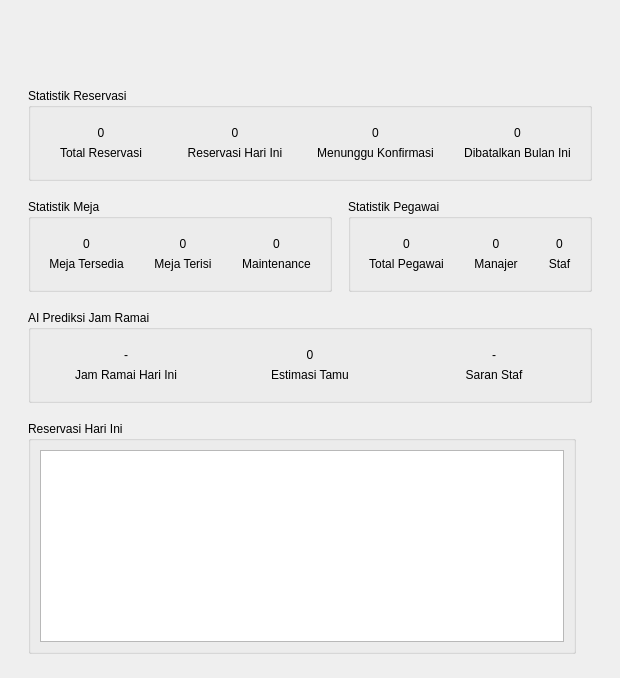
<?xml version="1.0" encoding="UTF-8"?>
<ui version="4.0">
 <class>ManagerDashboardPageUi</class>
 <widget class="QWidget" name="ManagerDashboardPageUi">
  <layout class="QVBoxLayout" name="main_layout">
   <property name="spacing"><number>18</number></property>
   <property name="leftMargin"><number>28</number></property>
   <property name="topMargin"><number>24</number></property>
   <property name="rightMargin"><number>28</number></property>
   <property name="bottomMargin"><number>24</number></property>
   <item><widget class="QLabel" name="header_label"><property name="objectName"><string>pageHeader</string></property></widget></item>
   <item><widget class="QLabel" name="date_label"><property name="objectName"><string>dateLabel</string></property></widget></item>
   <item>
    <widget class="QGroupBox" name="reservasi_group">
     <property name="title"><string>Statistik Reservasi</string></property>
     <layout class="QHBoxLayout" name="reservasi_layout">
      <property name="spacing"><number>12</number></property>
      <item><widget class="QFrame" name="card_total"><property name="objectName"><string>dashCard</string></property><layout class="QVBoxLayout"><item><widget class="QLabel" name="card_total_value"><property name="text"><string>0</string></property><property name="alignment"><set>Qt::AlignCenter</set></property><property name="objectName"><string>cardValue</string></property></widget></item><item><widget class="QLabel" name="card_total_title"><property name="text"><string>Total Reservasi</string></property><property name="alignment"><set>Qt::AlignCenter</set></property><property name="objectName"><string>cardTitle</string></property></widget></item></layout></widget></item>
      <item><widget class="QFrame" name="card_hari_ini"><property name="objectName"><string>dashCard</string></property><layout class="QVBoxLayout"><item><widget class="QLabel" name="card_hari_ini_value"><property name="text"><string>0</string></property><property name="alignment"><set>Qt::AlignCenter</set></property><property name="objectName"><string>cardValue</string></property></widget></item><item><widget class="QLabel" name="card_hari_ini_title"><property name="text"><string>Reservasi Hari Ini</string></property><property name="alignment"><set>Qt::AlignCenter</set></property><property name="objectName"><string>cardTitle</string></property></widget></item></layout></widget></item>
      <item><widget class="QFrame" name="card_menunggu"><property name="objectName"><string>dashCard</string></property><layout class="QVBoxLayout"><item><widget class="QLabel" name="card_menunggu_value"><property name="text"><string>0</string></property><property name="alignment"><set>Qt::AlignCenter</set></property><property name="objectName"><string>cardValue</string></property></widget></item><item><widget class="QLabel" name="card_menunggu_title"><property name="text"><string>Menunggu Konfirmasi</string></property><property name="alignment"><set>Qt::AlignCenter</set></property><property name="objectName"><string>cardTitle</string></property></widget></item></layout></widget></item>
      <item><widget class="QFrame" name="card_dibatalkan"><property name="objectName"><string>dashCard</string></property><layout class="QVBoxLayout"><item><widget class="QLabel" name="card_dibatalkan_value"><property name="text"><string>0</string></property><property name="alignment"><set>Qt::AlignCenter</set></property><property name="objectName"><string>cardValue</string></property></widget></item><item><widget class="QLabel" name="card_dibatalkan_title"><property name="text"><string>Dibatalkan Bulan Ini</string></property><property name="alignment"><set>Qt::AlignCenter</set></property><property name="objectName"><string>cardTitle</string></property></widget></item></layout></widget></item>
     </layout>
    </widget>
   </item>
   <item>
    <layout class="QHBoxLayout" name="info_layout">
     <property name="spacing"><number>16</number></property>
     <item>
      <widget class="QGroupBox" name="meja_group">
       <property name="title"><string>Statistik Meja</string></property>
       <layout class="QHBoxLayout" name="meja_layout">
        <property name="spacing"><number>12</number></property>
        <item><widget class="QFrame" name="card_meja_tersedia"><property name="objectName"><string>dashCard</string></property><layout class="QVBoxLayout"><item><widget class="QLabel" name="card_meja_tersedia_value"><property name="text"><string>0</string></property><property name="alignment"><set>Qt::AlignCenter</set></property><property name="objectName"><string>cardValue</string></property></widget></item><item><widget class="QLabel" name="card_meja_tersedia_title"><property name="text"><string>Meja Tersedia</string></property><property name="alignment"><set>Qt::AlignCenter</set></property><property name="objectName"><string>cardTitle</string></property></widget></item></layout></widget></item>
        <item><widget class="QFrame" name="card_meja_terisi"><property name="objectName"><string>dashCard</string></property><layout class="QVBoxLayout"><item><widget class="QLabel" name="card_meja_terisi_value"><property name="text"><string>0</string></property><property name="alignment"><set>Qt::AlignCenter</set></property><property name="objectName"><string>cardValue</string></property></widget></item><item><widget class="QLabel" name="card_meja_terisi_title"><property name="text"><string>Meja Terisi</string></property><property name="alignment"><set>Qt::AlignCenter</set></property><property name="objectName"><string>cardTitle</string></property></widget></item></layout></widget></item>
        <item><widget class="QFrame" name="card_meja_maintenance"><property name="objectName"><string>dashCard</string></property><layout class="QVBoxLayout"><item><widget class="QLabel" name="card_meja_maintenance_value"><property name="text"><string>0</string></property><property name="alignment"><set>Qt::AlignCenter</set></property><property name="objectName"><string>cardValue</string></property></widget></item><item><widget class="QLabel" name="card_meja_maintenance_title"><property name="text"><string>Maintenance</string></property><property name="alignment"><set>Qt::AlignCenter</set></property><property name="objectName"><string>cardTitle</string></property></widget></item></layout></widget></item>
       </layout>
      </widget>
     </item>
     <item>
      <widget class="QGroupBox" name="pegawai_group">
       <property name="title"><string>Statistik Pegawai</string></property>
       <layout class="QHBoxLayout" name="pegawai_layout">
        <property name="spacing"><number>12</number></property>
        <item><widget class="QFrame" name="card_total_pegawai"><property name="objectName"><string>dashCard</string></property><layout class="QVBoxLayout"><item><widget class="QLabel" name="card_total_pegawai_value"><property name="text"><string>0</string></property><property name="alignment"><set>Qt::AlignCenter</set></property><property name="objectName"><string>cardValue</string></property></widget></item><item><widget class="QLabel" name="card_total_pegawai_title"><property name="text"><string>Total Pegawai</string></property><property name="alignment"><set>Qt::AlignCenter</set></property><property name="objectName"><string>cardTitle</string></property></widget></item></layout></widget></item>
        <item><widget class="QFrame" name="card_manajer"><property name="objectName"><string>dashCard</string></property><layout class="QVBoxLayout"><item><widget class="QLabel" name="card_manajer_value"><property name="text"><string>0</string></property><property name="alignment"><set>Qt::AlignCenter</set></property><property name="objectName"><string>cardValue</string></property></widget></item><item><widget class="QLabel" name="card_manajer_title"><property name="text"><string>Manajer</string></property><property name="alignment"><set>Qt::AlignCenter</set></property><property name="objectName"><string>cardTitle</string></property></widget></item></layout></widget></item>
        <item><widget class="QFrame" name="card_staf"><property name="objectName"><string>dashCard</string></property><layout class="QVBoxLayout"><item><widget class="QLabel" name="card_staf_value"><property name="text"><string>0</string></property><property name="alignment"><set>Qt::AlignCenter</set></property><property name="objectName"><string>cardValue</string></property></widget></item><item><widget class="QLabel" name="card_staf_title"><property name="text"><string>Staf</string></property><property name="alignment"><set>Qt::AlignCenter</set></property><property name="objectName"><string>cardTitle</string></property></widget></item></layout></widget></item>
       </layout>
      </widget>
     </item>
    </layout>
   </item>
   <item>
    <widget class="QGroupBox" name="ai_group">
     <property name="title"><string>AI Prediksi Jam Ramai</string></property>
     <layout class="QHBoxLayout" name="ai_layout">
      <property name="spacing"><number>12</number></property>
      <item><widget class="QFrame" name="card_ai_jam"><property name="objectName"><string>dashCard</string></property><layout class="QVBoxLayout"><item><widget class="QLabel" name="card_ai_jam_value"><property name="text"><string>-</string></property><property name="alignment"><set>Qt::AlignCenter</set></property><property name="objectName"><string>cardValue</string></property></widget></item><item><widget class="QLabel" name="card_ai_jam_title"><property name="text"><string>Jam Ramai Hari Ini</string></property><property name="alignment"><set>Qt::AlignCenter</set></property><property name="objectName"><string>cardTitle</string></property></widget></item></layout></widget></item>
      <item><widget class="QFrame" name="card_ai_tamu"><property name="objectName"><string>dashCard</string></property><layout class="QVBoxLayout"><item><widget class="QLabel" name="card_ai_tamu_value"><property name="text"><string>0</string></property><property name="alignment"><set>Qt::AlignCenter</set></property><property name="objectName"><string>cardValue</string></property></widget></item><item><widget class="QLabel" name="card_ai_tamu_title"><property name="text"><string>Estimasi Tamu</string></property><property name="alignment"><set>Qt::AlignCenter</set></property><property name="objectName"><string>cardTitle</string></property></widget></item></layout></widget></item>
      <item><widget class="QFrame" name="card_ai_staf"><property name="objectName"><string>dashCard</string></property><layout class="QVBoxLayout"><item><widget class="QLabel" name="card_ai_staf_value"><property name="text"><string>-</string></property><property name="alignment"><set>Qt::AlignCenter</set></property><property name="objectName"><string>cardValue</string></property></widget></item><item><widget class="QLabel" name="card_ai_staf_title"><property name="text"><string>Saran Staf</string></property><property name="alignment"><set>Qt::AlignCenter</set></property><property name="objectName"><string>cardTitle</string></property></widget></item></layout></widget></item>
     </layout>
    </widget>
   </item>
   <item>
    <layout class="QHBoxLayout" name="bottom_layout">
     <property name="spacing"><number>16</number></property>
     <item><widget class="QGroupBox" name="today_group"><property name="title"><string>Reservasi Hari Ini</string></property><layout class="QVBoxLayout" name="today_layout"><item><widget class="QTableWidget" name="today_table"><property name="editTriggers"><set>QAbstractItemView::NoEditTriggers</set></property><property name="selectionBehavior"><enum>QAbstractItemView::SelectRows</enum></property><attribute name="verticalHeaderVisible"><bool>false</bool></attribute></widget></item></layout></widget></item>
     <item><widget class="QWidget" name="chart_container"><property name="minimumWidth"><number>280</number></property><layout class="QVBoxLayout" name="chart_layout"><property name="leftMargin"><number>0</number></property><property name="topMargin"><number>0</number></property><property name="rightMargin"><number>0</number></property><property name="bottomMargin"><number>0</number></property></layout></widget></item>
    </layout>
   </item>
  </layout>
 </widget>
 <resources/>
 <connections/>
</ui>
